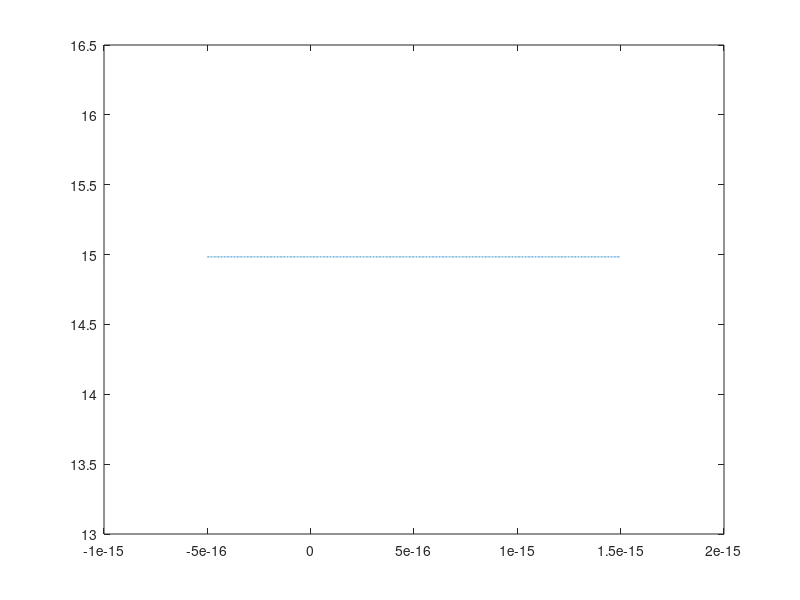

The MATLAB source for this figure:
clc,clear
Ic=36*10^(-6);
Ib=0.25*Ic;
C=5.8*10^(-3);
phi0=2*10^(-15);
Ej=Ic*phi0/(2*pi);
L0=phi0/(2*pi*Ic);
hbar=1/2/pi;
omegap0=1/(L0*C)^(0.5);
omegap=omegap0*(1-(Ib/Ic)^(2))^(0.25);
phi=-5*10^(-16):10^(-18):15*10^(-16);
E=(C*omegap/(pi*hbar))^(0.25)*exp(-0.5*phi.^2*(C*omegap/hbar));
plot(phi,E,'-.')

